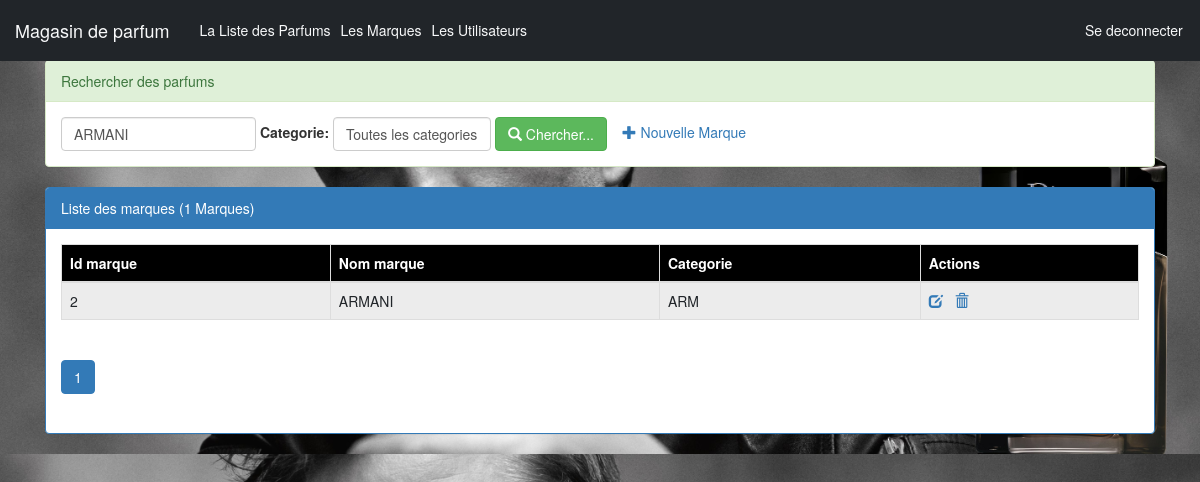
Screenshot of /pages/Marque.php?nomF=ARMANI (signed in) with the database file from the repository.
### tables this page shows
create table Marque(
    idMarque int(4) auto_increment primary key,
    nomMarque varchar(50),
    categorie varchar(50)
);

### pages/Marque.php (the view, shortened to what this page needs)
<?php
    require_once("connexiondb.php");
    $nomf=isset($_GET['nomF'])?$_GET['nomF']:"";
    $categorie=isset($_GET['categorie'])?$_GET['categorie']:"all";
    $size=isset($_GET['size'])?$_GET['size']:5;
    $page=isset($_GET['page'])?$_GET['page']:1;
    $offset=($page-1)*$size;
    if($categorie=="all"){
        $requete="select * from Marque
                where nomMarque like '%$nomf%'
                limit $size
                offset $offset";
        $requeteCount="select count(*) countF from Marque
                where nomMarque like '%$nomf%'";
    }
    $resultatF=$pdo->query($requete);
    $resultatCount=$pdo->query($requeteCount);
    $tabCount=$resultatCount->fetch();
    $nbrMarque=$tabCount['countF'];
    $reste=$nbrMarque % $size;
    if($reste===0)
        $nbrPage=$nbrMarque/$size;
    else
        $nbrPage=floor($nbrMarque/$size)+1;
?>
<!DOCTYPE HTML>
<html>
<head>
    <link rel="stylesheet" type="text/css" href="../css/bootstrap.min.css">
    <link rel="stylesheet" type="text/css" href="../css/monstyle.css">
    <link rel="stylesheet" href="https://maxcdn.bootstrapcdn.com/bootstrap/3.4.1/css/bootstrap.min.css">
</head>
<body>
    <?php include("menu.php"); ?>
    <div class="container">
        <div class="panel panel-success margetop">
            <div class="panel-heading">Rechercher des parfums</div>
            <div class="panel-body">
                <form method="get" action="Marque.php" class="form-inline">
                    <div class="form-group">
                        <input type="text" name="nomF"
                               placeholder="Nom de la marque"
                               class="form-control"
                               value="<?php echo $nomf ?>"/>
                    </div>
                    <label for="categorie">Categorie:</label>
                    <select name="categorie" class="form-control" id="categorie"
                            onchange="this.form.submit()">
                        <option value="all" <?php if($categorie==="all") echo "selected" ?>>Toutes les categories</option>
                    </select>
                    <button type="submit" class="btn btn-success">
                        <span class="glyphicon glyphicon-search"></span>
                        Chercher...
                    </button>
                    <?php if ($_SESSION['user']['role']=='ADMIN') {?>
                        <a href="nouvelleMarque.php">
                            <span class="glyphicon glyphicon-plus"></span>
                            Nouvelle Marque
                        </a>
                    <?php } ?>
                </form>
            </div>
        </div>
        <div class="panel panel-primary">
            <div class="panel-heading">Liste des marques (<?php echo $nbrMarque ?> Marques)</div>
            <div class="panel-body">
                <table class="table table-striped table-bordered">
                    <thead>
                        <tr>
                            <th>Id marque</th><th>Nom marque</th><th>Categorie</th>
                            <?php if ($_SESSION['user']['role']== 'ADMIN') {?>
                                <th>Actions</th>
                            <?php }?>
                        </tr>
                    </thead>
                    <tbody>
                        <?php while($Marque=$resultatF->fetch()){ ?>
                            <tr>
                                <td><?php echo $Marque['idMarque'] ?> </td>
                                <td><?php echo $Marque['nomMarque'] ?> </td>
                                <td><?php echo $Marque['categorie'] ?> </td>
                                <?php if ($_SESSION['user']['role']== 'ADMIN') {?>
                                    <td>
                                        <a href="editerMarque.php?idF=<?php echo $Marque['idMarque'] ?>">
                                            <span class="glyphicon glyphicon-edit"></span>
                                        </a>
                                        <a onclick="return confirm('Etes vous sur de vouloir supprimer cette marque')"
                                            href="supprimerMarque.php?idF=<?php echo $Marque['idMarque'] ?>">
                                                <span class="glyphicon glyphicon-trash"></span>
                                        </a>
                                    </td>
                                <?php }?>
                            </tr>
                        <?PHP } ?>
                   </tbody>
                </table>
                <div>
                    <ul class="pagination">
                        <?php for($i=1;$i<=$nbrPage;$i++){ ?>
                            <li class="<?php if($i==$page) echo 'active' ?>">
                                <a href="Marque.php?page=<?php echo $i;?>&nomF=<?php echo $nomf ?>&categorie=<?php echo $categorie ?>">
                                    <?php echo $i; ?>
                                </a>
                            </li>
                        <?php } ?>
                    </ul>
                </div>
            </div>
        </div>
    </div>
</body>
</html>

### css/monstyle.css (style rules this page uses)
.margetop { margin-top: 60px; }

### pages/Marque.php (style rules this page uses)
body { background-image: url('../images/dior2.avif'); background-size: cover; background-position: center; }
table thead { background-color: #000; color: #fff; }

### rows the page displays
marque: idMarque "2", nomMarque "ARMANI", categorie "ARM"

### other values shown
$nbrMarque "1"
